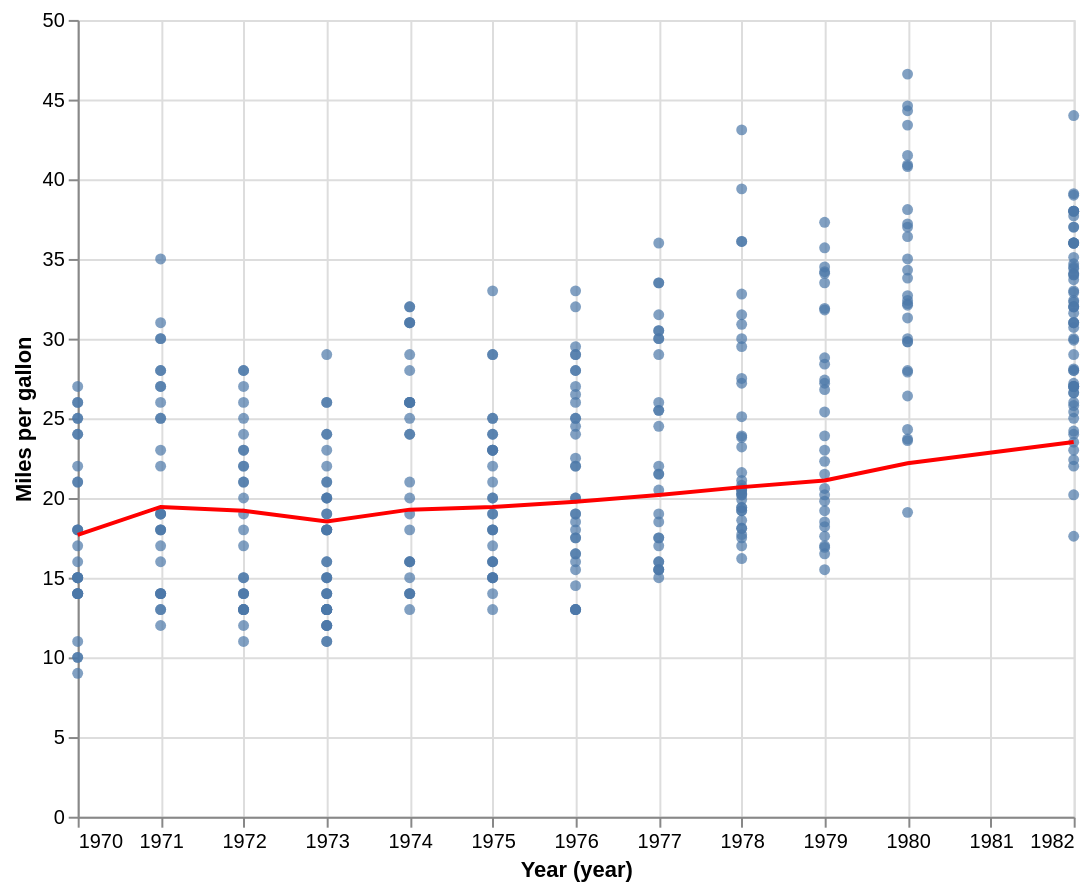

Express this chart as Vega-Lite.
### Vega-Lite specification from a JSON file in a GitHub repository (floating-point values rounded to 4 significant figures; data arrays with more than 128 entries replaced by an {"elided": "..."} marker saying what was removed)
{"$schema": "https://vega.github.io/schema/vega-lite/v5.json", "data": {"values": {"elided": "406 records"}, "format": {"parse": {"Year": "date"}}}, "height": 400, "layer": [{"encoding": {"x": {"field": "Year", "timeUnit": "year", "type": "temporal"}, "y": {"field": "Miles_per_Gallon", "type": "quantitative"}}, "mark": "circle"}, {"encoding": {"x": {"field": "Year", "timeUnit": "year", "type": "temporal"}, "y": {"axis": {"title": "Miles per gallon"}, "field": "Average_MPG", "type": "quantitative"}}, "mark": {"color": "red", "type": "line"}}], "transform": [{"filter": "datum.Miles_per_Gallon !== null"}, {"as": "year", "field": "Year", "timeUnit": "year"}, {"frame": [null, 0], "ignorePeers": false, "sort": [{"field": "year", "order": "ascending"}], "window": [{"as": "Average_MPG", "field": "Miles_per_Gallon", "op": "mean"}]}], "width": 500}
